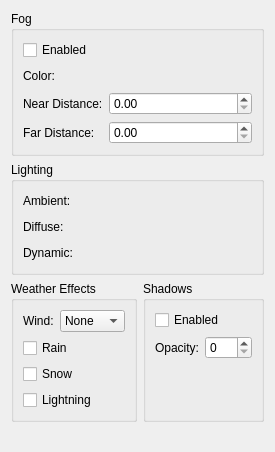
      <widget class="QWidget" name="tab_3">
       <attribute name="title">
        <string>Weather</string>
       </attribute>
       <layout class="QVBoxLayout" name="verticalLayout_5">
        <item>
         <widget class="QGroupBox" name="groupBox_3">
          <property name="title">
           <string>Fog</string>
          </property>
          <layout class="QVBoxLayout" name="verticalLayout_2">
           <item>
            <widget class="QCheckBox" name="fogEnabledCheck">
             <property name="toolTip">
              <string>Enabled (GFF: SunFogOn). BYTE. Enables distance fog. Modders:
               use with Near/Far to define fog start/end distances; affects
               visibility and atmosphere.</string>
             </property>
             <property name="text">
              <string>Enabled</string>
             </property>
            </widget>
           </item>
           <item>
            <layout class="QFormLayout" name="formLayout_3">
             <item row="0" column="1">
              <layout class="QHBoxLayout" name="horizontalLayout_9">
               <item>
                <widget class="ColorEdit" name="fogColorEdit" native="true">
                 <property name="minimumSize">
                  <size>
                   <width>0</width>
                   <height>20</height>
                  </size>
                 </property>
                 <property name="maximumSize">
                  <size>
                   <width>16777215</width>
                   <height>20</height>
                  </size>
                 </property>
                </widget>
               </item>
              </layout>
             </item>
             <item row="1" column="0">
              <widget class="QLabel" name="label_12">
               <property name="text">
                <string>Near Distance:</string>
               </property>
              </widget>
             </item>
             <item row="1" column="1">
              <widget class="QDoubleSpinBox" name="fogNearSpin">
               <property name="toolTip">
                <string>Near Distance (GFF: SunFogNear). FLOAT. Distance where fog
                 begins. K1 LoadAreaHeader ReadFieldFLOAT default 10000.0; engine
                 clamps negative to 0. Modders: lower = fog starts closer; pair
                 with SunFogFar.</string>
               </property>
               <property name="minimum">
                <double>0.0</double>
               </property>
               <property name="maximum">
                <double>10000.0</double>
               </property>
              </widget>
             </item>
             <item row="2" column="0">
              <widget class="QLabel" name="label_13">
               <property name="text">
                <string>Far Distance:</string>
               </property>
              </widget>
             </item>
             <item row="2" column="1">
              <widget class="QDoubleSpinBox" name="fogFarSpin">
               <property name="toolTip">
                <string>Far Distance (GFF: SunFogFar). FLOAT. Distance where fog
                 reaches full density. Engine default 10000.0; clamps negative to
                 0. Modders: must be &gt; Near for visible fog; larger = fog
                 extends farther.</string>
               </property>
               <property name="minimum">
                <double>0.0</double>
               </property>
               <property name="maximum">
                <double>10000.0</double>
               </property>
              </widget>
             </item>
             <item row="0" column="0">
              <widget class="QLabel" name="label_14">
               <property name="text">
                <string>Color:</string>
               </property>
              </widget>
             </item>
            </layout>
           </item>
          </layout>
         </widget>
        </item>
        <item>
         <widget class="QGroupBox" name="groupBox_6">
          <property name="title">
           <string>Lighting</string>
          </property>
          <layout class="QGridLayout" name="gridLayout_4">
           <item row="0" column="0">
            <layout class="QFormLayout" name="formLayout_5">
             <item row="0" column="0">
              <widget class="QLabel" name="label_16">
               <property name="text">
                <string>Ambient:</string>
               </property>
              </widget>
             </item>
             <item row="0" column="1">
              <layout class="QHBoxLayout" name="horizontalLayout_11">
               <item>
                <widget class="ColorEdit" name="ambientColorEdit" native="true">
                 <property name="minimumSize">
                  <size>
                   <width>0</width>
                   <height>20</height>
                  </size>
                 </property>
                 <property name="maximumSize">
                  <size>
                   <width>16777215</width>
                   <height>20</height>
                  </size>
                 </property>
                </widget>
               </item>
              </layout>
             </item>
             <item row="1" column="0">
              <widget class="QLabel" name="label_19">
               <property name="text">
                <string>Diffuse:</string>
               </property>
              </widget>
             </item>
             <item row="2" column="0">
              <widget class="QLabel" name="label_18">
               <property name="text">
                <string>Dynamic:</string>
               </property>
              </widget>
             </item>
             <item row="1" column="1">
              <layout class="QHBoxLayout" name="horizontalLayout_12">
               <item>
                <widget class="ColorEdit" name="diffuseColorEdit" native="true">
                 <property name="minimumSize">
                  <size>
                   <width>0</width>
                   <height>20</height>
                  </size>
                 </property>
                 <property name="maximumSize">
                  <size>
                   <width>16777215</width>
                   <height>20</height>
                  </size>
                 </property>
                </widget>
               </item>
              </layout>
             </item>
             <item row="2" column="1">
              <layout class="QHBoxLayout" name="horizontalLayout_13">
               <item>
                <widget class="ColorEdit" name="dynamicColorEdit" native="true">
                 <property name="minimumSize">
                  <size>
                   <width>0</width>
                   <height>20</height>
                  </size>
                 </property>
                 <property name="maximumSize">
                  <size>
                   <width>16777215</width>
                   <height>20</height>
                  </size>
                 </property>
                </widget>
               </item>
              </layout>
             </item>
            </layout>
           </item>
          </layout>
         </widget>
        </item>
        <item>
         <layout class="QHBoxLayout" name="horizontalLayout_10">
          <item>
           <widget class="QGroupBox" name="groupBox_4">
            <property name="title">
             <string>Weather Effects</string>
            </property>
            <layout class="QVBoxLayout" name="verticalLayout_3">
             <item>
              <layout class="QFormLayout" name="formLayout_6">
               <item row="0" column="0">
                <widget class="QLabel" name="label_17">
                 <property name="text">
                  <string>Wind:</string>
                 </property>
                </widget>
               </item>
               <item row="0" column="1">
                <widget class="QComboBox" name="windPowerSelect">
                 <property name="toolTip">
                  <string>Wind (GFF: WindPower). INT32. 0=None, 1=Weak, 2=Strong.
                   K1 LoadAreaHeader; overridden to 0 if area flags disable
                   weather. Modders: affects particle and foliage animation.</string>
                 </property>
                 <item>
                  <property name="text">
                   <string>None</string>
                  </property>
                 </item>
                 <item>
                  <property name="text">
                   <string>Weak</string>
                  </property>
                 </item>
                 <item>
                  <property name="text">
                   <string>Strong</string>
                  </property>
                 </item>
                </widget>
               </item>
              </layout>
             </item>
             <item>
              <widget class="QCheckBox" name="rainCheck">
               <property name="toolTip">
                <string>Rain (GFF: ChanceRain). K2 only. Enables rain chance.
                 Modders: use with ChanceRain for weather probability.</string>
               </property>
               <property name="text">
                <string>Rain</string>
               </property>
              </widget>
             </item>
             <item>
              <widget class="QCheckBox" name="snowCheck">
               <property name="toolTip">
                <string>Snow (GFF: ChanceSnow). K2 only. Enables snow chance.</string>
               </property>
               <property name="text">
                <string>Snow</string>
               </property>
              </widget>
             </item>
             <item>
              <widget class="QCheckBox" name="lightningCheck">
               <property name="toolTip">
                <string>Lightning (GFF: ChanceLightning). Enables lightning chance.
                 K1 LoadAreaHeader overrides to 0 if area flags disable weather.</string>
               </property>
               <property name="text">
                <string>Lightning</string>
               </property>
              </widget>
             </item>
            </layout>
           </widget>
          </item>
          <item>
           <widget class="QGroupBox" name="groupBox_5">
            <property name="title">
             <string>Shadows</string>
            </property>
            <layout class="QVBoxLayout" name="verticalLayout_4">
             <item>
              <widget class="QCheckBox" name="shadowsCheck">
               <property name="toolTip">
                <string>Enabled (GFF: SunShadows). BYTE. Enables dynamic shadows in
                 the area. Modders: combine with Opacity for shadow darkness.</string>
               </property>
               <property name="text">
                <string>Enabled</string>
               </property>
              </widget>
             </item>
             <item>
              <layout class="QFormLayout" name="formLayout_4">
               <item row="0" column="0">
                <widget class="QLabel" name="label_15">
                 <property name="text">
                  <string>Opacity:</string>
                 </property>
                </widget>
               </item>
               <item row="0" column="1">
                <widget class="QSpinBox" name="shadowsSpin">
                 <property name="toolTip">
                  <string>Opacity (GFF: ShadowOpacity). BYTE. Shadow darkness
                   0–255. K1 LoadAreaHeader ReadFieldBYTE. Modders: 0 =
                   invisible; 255 = fully opaque; typical 128–255.</string>
                 </property>
                 <property name="minimum">
                  <number>0</number>
                 </property>
                 <property name="maximum">
                  <number>255</number>
                 </property>
                </widget>
               </item>
              </layout>
             </item>
             <item>
              <spacer name="spacer">
               <property name="orientation">
                <enum>Qt::Vertical</enum>
               </property>
               <property name="sizeHint" stdset="0">
                <size>
                 <width>20</width>
                 <height>40</height>
                </size>
               </property>
              </spacer>
             </item>
            </layout>
           </widget>
          </item>
         </layout>
        </item>
        <item>
         <spacer name="verticalSpacer_2">
          <property name="orientation">
           <enum>Qt::Vertical</enum>
          </property>
          <property name="sizeHint" stdset="0">
           <size>
            <width>20</width>
            <height>19</height>
           </size>
          </property>
         </spacer>
        </item>
       </layout>
      </widget>
